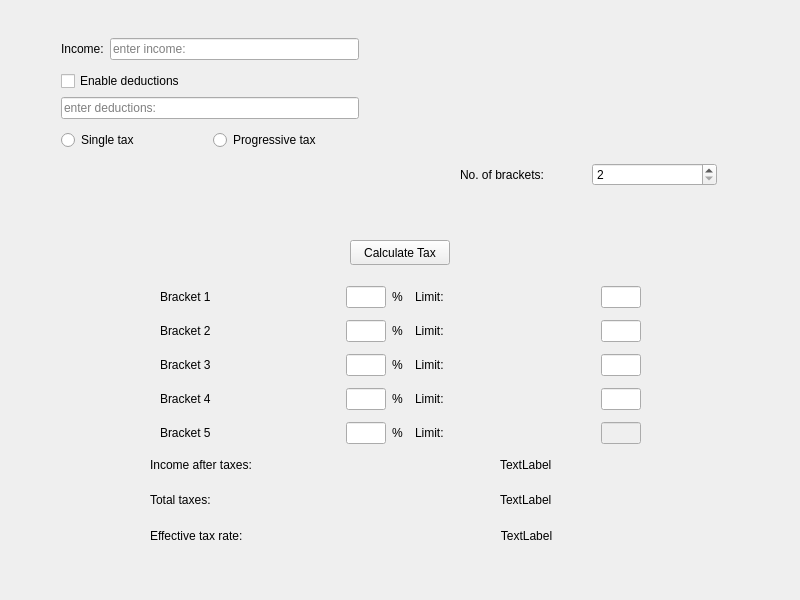
<?xml version="1.0" encoding="UTF-8"?>
<ui version="4.0">
 <class>MainWindow</class>
 <widget class="QMainWindow" name="MainWindow">
  <property name="enabled">
   <bool>true</bool>
  </property>
  <property name="geometry">
   <rect>
    <x>0</x>
    <y>0</y>
    <width>800</width>
    <height>600</height>
   </rect>
  </property>
  <property name="sizePolicy">
   <sizepolicy hsizetype="Fixed" vsizetype="Preferred">
    <horstretch>0</horstretch>
    <verstretch>0</verstretch>
   </sizepolicy>
  </property>
  <property name="windowTitle">
   <string>Tax Calculator</string>
  </property>
  <property name="toolTip">
   <string>&lt;html&gt;&lt;head/&gt;&lt;body&gt;&lt;p&gt;Window&lt;/p&gt;&lt;/body&gt;&lt;/html&gt;</string>
  </property>
  <widget class="QWidget" name="centralwidget">
   <property name="accessibleName">
    <string/>
   </property>
   <widget class="QWidget" name="userInputs_2" native="true">
    <property name="geometry">
     <rect>
      <x>61</x>
      <y>33</y>
      <width>298</width>
      <height>122</height>
     </rect>
    </property>
    <layout class="QGridLayout" name="userInputs">
     <item row="0" column="0">
      <layout class="QHBoxLayout" name="income">
       <item>
        <widget class="QLabel" name="incomeLabel">
         <property name="text">
          <string>Income:</string>
         </property>
         <property name="buddy">
          <cstring>Results</cstring>
         </property>
        </widget>
       </item>
       <item>
        <widget class="QLineEdit" name="incomeAmount">
         <property name="placeholderText">
          <string>enter income:</string>
         </property>
        </widget>
       </item>
      </layout>
     </item>
     <item row="1" column="0">
      <layout class="QVBoxLayout" name="deductions">
       <item>
        <widget class="QCheckBox" name="deductionIsEnabled">
         <property name="text">
          <string>Enable deductions</string>
         </property>
        </widget>
       </item>
       <item>
        <widget class="QLineEdit" name="deductionAmount">
         <property name="enabled">
          <bool>true</bool>
         </property>
         <property name="autoFillBackground">
          <bool>false</bool>
         </property>
         <property name="frame">
          <bool>true</bool>
         </property>
         <property name="placeholderText">
          <string>enter deductions:</string>
         </property>
         <property name="clearButtonEnabled">
          <bool>false</bool>
         </property>
        </widget>
       </item>
      </layout>
     </item>
     <item row="2" column="0">
      <layout class="QHBoxLayout" name="taxModes">
       <item>
        <widget class="QRadioButton" name="singleTaxButton">
         <property name="text">
          <string>Single tax</string>
         </property>
        </widget>
       </item>
       <item>
        <widget class="QRadioButton" name="progressiveTaxButton">
         <property name="text">
          <string>Progressive tax</string>
         </property>
        </widget>
       </item>
      </layout>
     </item>
    </layout>
   </widget>
   <widget class="QStackedWidget" name="Results">
    <property name="geometry">
     <rect>
      <x>150</x>
      <y>230</y>
      <width>500</width>
      <height>311</height>
     </rect>
    </property>
    <property name="currentIndex">
     <number>1</number>
    </property>
    <widget class="QWidget" name="singleTax_2Page1">
     <layout class="QGridLayout" name="singleTax">
      <item row="1" column="0">
       <widget class="QWidget" name="results_2" native="true">
        <layout class="QGridLayout" name="results">
         <item row="0" column="0">
          <widget class="QLabel" name="afterTaxes">
           <property name="text">
            <string>Income after taxes:</string>
           </property>
          </widget>
         </item>
         <item row="0" column="1" alignment="Qt::AlignHCenter">
          <widget class="QLabel" name="afterTaxesVal">
           <property name="text">
            <string>TextLabel</string>
           </property>
          </widget>
         </item>
         <item row="1" column="0">
          <widget class="QLabel" name="totalTaxes">
           <property name="text">
            <string>Total taxes:</string>
           </property>
          </widget>
         </item>
         <item row="1" column="1" alignment="Qt::AlignHCenter">
          <widget class="QLabel" name="totalTaxesVal">
           <property name="text">
            <string>TextLabel</string>
           </property>
          </widget>
         </item>
         <item row="2" column="0">
          <widget class="QLabel" name="effRate">
           <property name="text">
            <string>Effective tax rate:</string>
           </property>
          </widget>
         </item>
         <item row="2" column="1">
          <widget class="QLabel" name="effRateVal">
           <property name="text">
            <string>TextLabel</string>
           </property>
           <property name="alignment">
            <set>Qt::AlignCenter</set>
           </property>
          </widget>
         </item>
        </layout>
       </widget>
      </item>
      <item row="0" column="0">
       <widget class="QWidget" name="input_2" native="true">
        <layout class="QGridLayout" name="input">
         <item row="0" column="0">
          <layout class="QHBoxLayout" name="taxRate">
           <item>
            <widget class="QLabel" name="label">
             <property name="text">
              <string>Tax rate:</string>
             </property>
            </widget>
           </item>
           <item>
            <widget class="QLineEdit" name="value">
             <property name="sizePolicy">
              <sizepolicy hsizetype="Fixed" vsizetype="Fixed">
               <horstretch>25</horstretch>
               <verstretch>0</verstretch>
              </sizepolicy>
             </property>
             <property name="maximumSize">
              <size>
               <width>355</width>
               <height>16777215</height>
              </size>
             </property>
             <property name="layoutDirection">
              <enum>Qt::LeftToRight</enum>
             </property>
             <property name="maxLength">
              <number>5555</number>
             </property>
             <property name="alignment">
              <set>Qt::AlignLeading|Qt::AlignLeft|Qt::AlignVCenter</set>
             </property>
             <property name="dragEnabled">
              <bool>false</bool>
             </property>
             <property name="placeholderText">
              <string>enter tax rate:</string>
             </property>
            </widget>
           </item>
          </layout>
         </item>
         <item row="1" column="0">
          <widget class="QPushButton" name="calculateButton">
           <property name="text">
            <string>Calculate tax</string>
           </property>
          </widget>
         </item>
        </layout>
       </widget>
      </item>
     </layout>
    </widget>
    <widget class="QWidget" name="singleTax_2Page2">
     <widget class="QPushButton" name="calculateProgButton">
      <property name="geometry">
       <rect>
        <x>200</x>
        <y>10</y>
        <width>100</width>
        <height>25</height>
       </rect>
      </property>
      <property name="text">
       <string>Calculate Tax</string>
      </property>
     </widget>
     <widget class="QWidget" name="results_3" native="true">
      <property name="geometry">
       <rect>
        <x>0</x>
        <y>220</y>
        <width>500</width>
        <height>100</height>
       </rect>
      </property>
      <layout class="QGridLayout" name="results_5">
       <item row="0" column="0">
        <widget class="QLabel" name="afterTaxes_3">
         <property name="text">
          <string>Income after taxes:</string>
         </property>
        </widget>
       </item>
       <item row="0" column="1" alignment="Qt::AlignHCenter">
        <widget class="QLabel" name="afterTaxesVal_3">
         <property name="text">
          <string>TextLabel</string>
         </property>
        </widget>
       </item>
       <item row="1" column="0">
        <widget class="QLabel" name="totalTaxes_3">
         <property name="text">
          <string>Total taxes:</string>
         </property>
        </widget>
       </item>
       <item row="1" column="1" alignment="Qt::AlignHCenter">
        <widget class="QLabel" name="totalTaxesVal_3">
         <property name="text">
          <string>TextLabel</string>
         </property>
        </widget>
       </item>
       <item row="2" column="0">
        <widget class="QLabel" name="effRate_3">
         <property name="text">
          <string>Effective tax rate:</string>
         </property>
        </widget>
       </item>
       <item row="2" column="1">
        <widget class="QLabel" name="effRateVal_3">
         <property name="text">
          <string>TextLabel</string>
         </property>
         <property name="alignment">
          <set>Qt::AlignCenter</set>
         </property>
        </widget>
       </item>
      </layout>
     </widget>
     <widget class="QWidget" name="layoutWidget">
      <property name="geometry">
       <rect>
        <x>10</x>
        <y>50</y>
        <width>481</width>
        <height>171</height>
       </rect>
      </property>
      <layout class="QGridLayout" name="gridLayout">
       <item row="0" column="0">
        <layout class="QGridLayout" name="Bracket1" columnstretch="10,2,1,10,2">
         <property name="sizeConstraint">
          <enum>QLayout::SetFixedSize</enum>
         </property>
         <item row="0" column="0">
          <widget class="QLabel" name="label_2">
           <property name="frameShape">
            <enum>QFrame::NoFrame</enum>
           </property>
           <property name="lineWidth">
            <number>1</number>
           </property>
           <property name="text">
            <string>Bracket 1</string>
           </property>
          </widget>
         </item>
         <item row="0" column="1">
          <widget class="QLineEdit" name="Br1Perc">
           <property name="sizePolicy">
            <sizepolicy hsizetype="Fixed" vsizetype="Fixed">
             <horstretch>10</horstretch>
             <verstretch>0</verstretch>
            </sizepolicy>
           </property>
           <property name="maximumSize">
            <size>
             <width>40</width>
             <height>16777215</height>
            </size>
           </property>
           <property name="baseSize">
            <size>
             <width>5</width>
             <height>0</height>
            </size>
           </property>
          </widget>
         </item>
         <item row="0" column="2">
          <widget class="QLabel" name="label_3">
           <property name="text">
            <string>%</string>
           </property>
          </widget>
         </item>
         <item row="0" column="3">
          <widget class="QLabel" name="label_4">
           <property name="text">
            <string>Limit:</string>
           </property>
          </widget>
         </item>
         <item row="0" column="4">
          <widget class="QLineEdit" name="Br1Lim">
           <property name="sizePolicy">
            <sizepolicy hsizetype="Fixed" vsizetype="Fixed">
             <horstretch>0</horstretch>
             <verstretch>0</verstretch>
            </sizepolicy>
           </property>
           <property name="maximumSize">
            <size>
             <width>40</width>
             <height>16777215</height>
            </size>
           </property>
          </widget>
         </item>
        </layout>
       </item>
       <item row="1" column="0">
        <layout class="QGridLayout" name="Bracket2" columnstretch="10,2,1,10,2">
         <property name="sizeConstraint">
          <enum>QLayout::SetFixedSize</enum>
         </property>
         <item row="0" column="0">
          <widget class="QLabel" name="label_5">
           <property name="frameShape">
            <enum>QFrame::NoFrame</enum>
           </property>
           <property name="lineWidth">
            <number>1</number>
           </property>
           <property name="text">
            <string>Bracket 2</string>
           </property>
          </widget>
         </item>
         <item row="0" column="1">
          <widget class="QLineEdit" name="Br2Perc">
           <property name="sizePolicy">
            <sizepolicy hsizetype="Fixed" vsizetype="Fixed">
             <horstretch>10</horstretch>
             <verstretch>0</verstretch>
            </sizepolicy>
           </property>
           <property name="maximumSize">
            <size>
             <width>40</width>
             <height>16777215</height>
            </size>
           </property>
           <property name="baseSize">
            <size>
             <width>5</width>
             <height>0</height>
            </size>
           </property>
          </widget>
         </item>
         <item row="0" column="2">
          <widget class="QLabel" name="label_6">
           <property name="text">
            <string>%</string>
           </property>
          </widget>
         </item>
         <item row="0" column="3">
          <widget class="QLabel" name="label_7">
           <property name="text">
            <string>Limit:</string>
           </property>
          </widget>
         </item>
         <item row="0" column="4">
          <widget class="QLineEdit" name="Br2Lim">
           <property name="sizePolicy">
            <sizepolicy hsizetype="Fixed" vsizetype="Fixed">
             <horstretch>0</horstretch>
             <verstretch>0</verstretch>
            </sizepolicy>
           </property>
           <property name="maximumSize">
            <size>
             <width>40</width>
             <height>16777215</height>
            </size>
           </property>
          </widget>
         </item>
        </layout>
       </item>
       <item row="2" column="0">
        <layout class="QGridLayout" name="Bracket3" columnstretch="10,2,1,10,2">
         <property name="sizeConstraint">
          <enum>QLayout::SetFixedSize</enum>
         </property>
         <item row="0" column="0">
          <widget class="QLabel" name="label_8">
           <property name="frameShape">
            <enum>QFrame::NoFrame</enum>
           </property>
           <property name="lineWidth">
            <number>1</number>
           </property>
           <property name="text">
            <string>Bracket 3</string>
           </property>
          </widget>
         </item>
         <item row="0" column="1">
          <widget class="QLineEdit" name="Br3Perc">
           <property name="sizePolicy">
            <sizepolicy hsizetype="Fixed" vsizetype="Fixed">
             <horstretch>10</horstretch>
             <verstretch>0</verstretch>
            </sizepolicy>
           </property>
           <property name="maximumSize">
            <size>
             <width>40</width>
             <height>16777215</height>
            </size>
           </property>
           <property name="baseSize">
            <size>
             <width>5</width>
             <height>0</height>
            </size>
           </property>
          </widget>
         </item>
         <item row="0" column="2">
          <widget class="QLabel" name="label_9">
           <property name="text">
            <string>%</string>
           </property>
          </widget>
         </item>
         <item row="0" column="3">
          <widget class="QLabel" name="label_10">
           <property name="text">
            <string>Limit:</string>
           </property>
          </widget>
         </item>
         <item row="0" column="4">
          <widget class="QLineEdit" name="Br3Lim">
           <property name="sizePolicy">
            <sizepolicy hsizetype="Fixed" vsizetype="Fixed">
             <horstretch>0</horstretch>
             <verstretch>0</verstretch>
            </sizepolicy>
           </property>
           <property name="maximumSize">
            <size>
             <width>40</width>
             <height>16777215</height>
            </size>
           </property>
          </widget>
         </item>
        </layout>
       </item>
       <item row="3" column="0">
        <layout class="QGridLayout" name="Bracket4" columnstretch="10,2,1,10,2">
         <property name="sizeConstraint">
          <enum>QLayout::SetFixedSize</enum>
         </property>
         <item row="0" column="0">
          <widget class="QLabel" name="label_11">
           <property name="frameShape">
            <enum>QFrame::NoFrame</enum>
           </property>
           <property name="lineWidth">
            <number>1</number>
           </property>
           <property name="text">
            <string>Bracket 4</string>
           </property>
          </widget>
         </item>
         <item row="0" column="1">
          <widget class="QLineEdit" name="Br4Perc">
           <property name="sizePolicy">
            <sizepolicy hsizetype="Fixed" vsizetype="Fixed">
             <horstretch>10</horstretch>
             <verstretch>0</verstretch>
            </sizepolicy>
           </property>
           <property name="maximumSize">
            <size>
             <width>40</width>
             <height>16777215</height>
            </size>
           </property>
           <property name="baseSize">
            <size>
             <width>5</width>
             <height>0</height>
            </size>
           </property>
          </widget>
         </item>
         <item row="0" column="2">
          <widget class="QLabel" name="label_12">
           <property name="text">
            <string>%</string>
           </property>
          </widget>
         </item>
         <item row="0" column="3">
          <widget class="QLabel" name="label_13">
           <property name="text">
            <string>Limit:</string>
           </property>
          </widget>
         </item>
         <item row="0" column="4">
          <widget class="QLineEdit" name="Br4Lim">
           <property name="sizePolicy">
            <sizepolicy hsizetype="Fixed" vsizetype="Fixed">
             <horstretch>0</horstretch>
             <verstretch>0</verstretch>
            </sizepolicy>
           </property>
           <property name="maximumSize">
            <size>
             <width>40</width>
             <height>16777215</height>
            </size>
           </property>
          </widget>
         </item>
        </layout>
       </item>
       <item row="4" column="0">
        <layout class="QGridLayout" name="Bracket5" columnstretch="10,2,1,10,2">
         <property name="sizeConstraint">
          <enum>QLayout::SetFixedSize</enum>
         </property>
         <item row="0" column="0">
          <widget class="QLabel" name="label_17">
           <property name="frameShape">
            <enum>QFrame::NoFrame</enum>
           </property>
           <property name="lineWidth">
            <number>1</number>
           </property>
           <property name="text">
            <string>Bracket 5</string>
           </property>
          </widget>
         </item>
         <item row="0" column="1">
          <widget class="QLineEdit" name="Br5Perc">
           <property name="sizePolicy">
            <sizepolicy hsizetype="Fixed" vsizetype="Fixed">
             <horstretch>10</horstretch>
             <verstretch>0</verstretch>
            </sizepolicy>
           </property>
           <property name="maximumSize">
            <size>
             <width>40</width>
             <height>16777215</height>
            </size>
           </property>
           <property name="baseSize">
            <size>
             <width>5</width>
             <height>0</height>
            </size>
           </property>
          </widget>
         </item>
         <item row="0" column="2">
          <widget class="QLabel" name="label_18">
           <property name="text">
            <string>%</string>
           </property>
          </widget>
         </item>
         <item row="0" column="3">
          <widget class="QLabel" name="label_19">
           <property name="text">
            <string>Limit:</string>
           </property>
          </widget>
         </item>
         <item row="0" column="4">
          <widget class="QLineEdit" name="Br5Lim">
           <property name="enabled">
            <bool>false</bool>
           </property>
           <property name="sizePolicy">
            <sizepolicy hsizetype="Fixed" vsizetype="Fixed">
             <horstretch>0</horstretch>
             <verstretch>0</verstretch>
            </sizepolicy>
           </property>
           <property name="maximumSize">
            <size>
             <width>40</width>
             <height>16777215</height>
            </size>
           </property>
           <property name="clearButtonEnabled">
            <bool>false</bool>
           </property>
          </widget>
         </item>
        </layout>
       </item>
      </layout>
     </widget>
    </widget>
   </widget>
   <widget class="QWidget" name="bracketCount_2" native="true">
    <property name="geometry">
     <rect>
      <x>460</x>
      <y>150</y>
      <width>257</width>
      <height>50</height>
     </rect>
    </property>
    <layout class="QHBoxLayout" name="bracketCount">
     <item>
      <widget class="QLabel" name="label_20">
       <property name="text">
        <string>No. of brackets:</string>
       </property>
      </widget>
     </item>
     <item>
      <widget class="QSpinBox" name="bracketAmount">
       <property name="minimum">
        <number>2</number>
       </property>
       <property name="maximum">
        <number>5</number>
       </property>
      </widget>
     </item>
    </layout>
   </widget>
  </widget>
 </widget>
 <resources/>
 <connections>
  <connection>
   <sender>deductionIsEnabled</sender>
   <signal>toggled(bool)</signal>
   <receiver>deductionAmount</receiver>
   <slot>setVisible(bool)</slot>
   <hints>
    <hint type="sourcelabel">
     <x>209</x>
     <y>79</y>
    </hint>
    <hint type="destinationlabel">
     <x>209</x>
     <y>109</y>
    </hint>
   </hints>
  </connection>
 </connections>
</ui>
